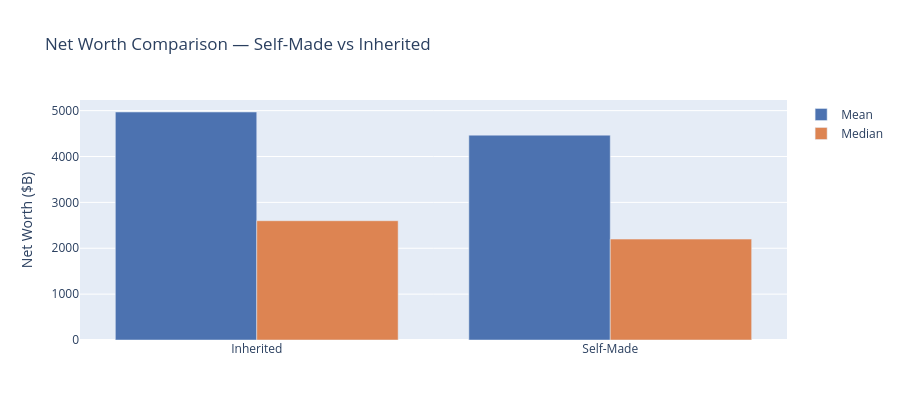

Notebook code cell kept with this figure:
### Code cell
self_made_comparison(df).show()

### Figure 1 — Plotly figure (JSON) as saved in the notebook; plotly's stock layout.template omitted (floating-point values rounded to 4 significant figures)
{"data": [{"marker": {"color": "#4C72B0"}, "name": "Mean", "type": "bar", "x": ["Inherited", "Self-Made"], "y": [4970.0, 4465.0]}, {"marker": {"color": "#DD8452"}, "name": "Median", "type": "bar", "x": ["Inherited", "Self-Made"], "y": [2600.0, 2200.0]}], "layout": {"barmode": "group", "height": 420, "title": {"text": "Net Worth Comparison — Self-Made vs Inherited"}, "yaxis": {"title": {"text": "Net Worth ($B)"}}}}
